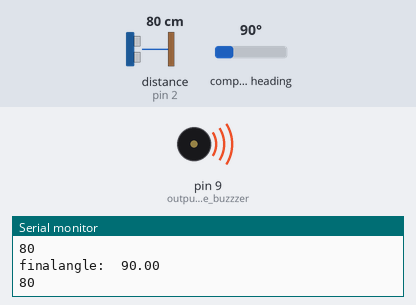
A sketch run on a simulated Arduino Uno, built with avr-gcc and run on an emulated ATmega328P. Parts: buzzer (waves = sounding, pin HIGH), the last lines printed to the serial monitor. Wiring (inferred from the names in the program): ultrasonic range finder: trigger pin 3; echo pin 2. Inputs (shaded band) come from the test bench; at power-on: distance to the obstacle (sensor on pin 2) 80 cm, compass heading 90°. The echo pulse lasts 58.3 µs per cm; pins used as bus, display or sensor lines are not drawn.

Above: at 1.8 s.
1.9 s: distance to the obstacle (sensor on pin 2) set to 2 cm
At 4.8 s:
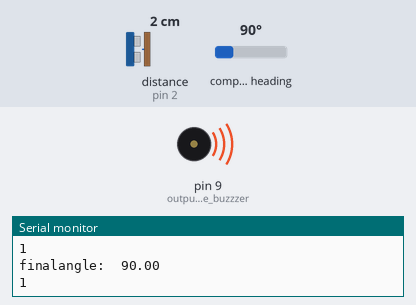
4.9 s: distance to the obstacle (sensor on pin 2) set to 60 cm
At 5.7 s:
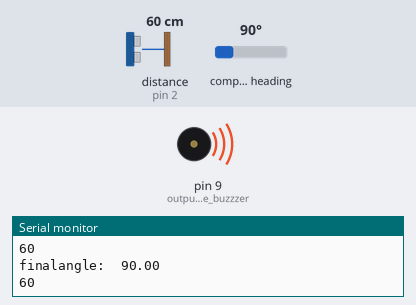
7.9 s: distance to the obstacle (sensor on pin 2) set to 4 cm
At 10.8 s:
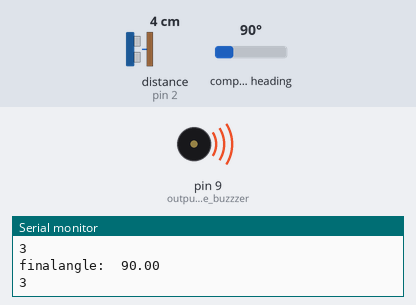
10.9 s: distance to the obstacle (sensor on pin 2) set to 18 cm
At 12.0 s:
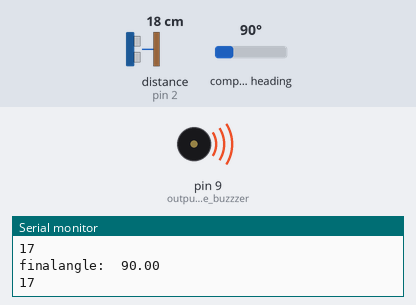
Timing chart, 0 to 13.4 s (numbered marks = the images above; inputs shaded):
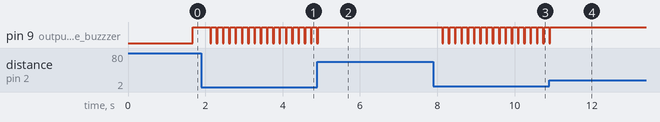

Measured:
- after the input at 1.9 s, pin 9 (output_of_the_buzzzer): alternates HIGH for 0.13 s and LOW for 0.03 s, starting after 0.22 s
- after the input at 4.9 s, pin 9 (output_of_the_buzzzer): goes on until 4.9 s, then stays HIGH
- after the input at 7.9 s, pin 9 (output_of_the_buzzzer): alternates HIGH for 0.13 s and LOW for 0.03 s, starting after 0.23 s
- after the input at 10.9 s, pin 9 (output_of_the_buzzzer): goes on until 10.9 s, then stays HIGH

The sketch:

sonar_magneto.ino
```cpp
#include <Wire.h>
#include <Adafruit_Sensor.h>
#include <Adafruit_HMC5883_U.h>
#define THRESHOLD 10
#define TOLERANCE 30
/* Assign a unique ID to this sensor at the same time */
Adafruit_HMC5883_Unified mag = Adafruit_HMC5883_Unified(12345);
float heading;float headingsum=0;
float headingDegrees;
float declinationangle;
void displaySensorDetails(void)
{
  sensor_t sensor;
  mag.getSensor(&sensor);
  Serial.println("------------------------------------");
  Serial.print  ("Sensor:       "); Serial.println(sensor.name);
  Serial.print  ("Driver Ver:   "); Serial.println(sensor.version);
  Serial.print  ("Unique ID:    "); Serial.println(sensor.sensor_id);
  Serial.print  ("Max Value:    "); Serial.print(sensor.max_value); Serial.println(" uT");
  Serial.print  ("Min Value:    "); Serial.print(sensor.min_value); Serial.println(" uT");
  Serial.print  ("Resolution:   "); Serial.print(sensor.resolution); Serial.println(" uT");
  Serial.println("------------------------------------");
  Serial.println("");
  delay(500);
}

long duration, cm;


long microsecondsToCentimeters(long microseconds)
{
  // The speed of sound is 340 m/s or 29 microseconds per centimeter.
  // The ping travels out and back, so to find the distance of the
  // object we take half of the distance travelled.
  return microseconds / 29 / 2;
}

int reading()
{
  // The PING))) is triggered by a HIGH pulse of 2 or more microseconds.
  // Give a short LOW pulse beforehand to ensure a clean HIGH pulse:
  // attach pin 3 to Trig

  digitalWrite(3, LOW);
  delayMicroseconds(2);
  digitalWrite(3, HIGH);
  delayMicroseconds(5);
  digitalWrite(3, LOW);
  // The same pin is used to read the signal from the PING))): a HIGH
  // pulse whose duration is the time (in microseconds) from the sending
  // of the ping to the reception of its echo off of an object.
  duration = pulseIn(2, HIGH);
  // convert the time into a distance
  cm = microsecondsToCentimeters(duration);
  Serial.println(cm);
  delay(100);
  return cm;
}

void proximity_buzzer()
{
  digitalWrite(9,HIGH);
 delay(30);
 digitalWrite(9,LOW);
 delay(30);
}

void setup(void)
{
  Serial.begin(9600);
  Serial.println("HMC5883 Magnetometer Test"); Serial.println("");

  /* Initialise the sensor */
  if(!mag.begin())
  {
    /* There was a problem detecting the HMC5883 ... check your connections */
    Serial.println("Ooops, no HMC5883 detected ... Check your wiring!");
    while(1);
  }
  /* Display some basic information on this sensor */
  displaySensorDetails();


  pinMode(3, OUTPUT); //trig of sonar 1
  pinMode (2, INPUT); //echo of sonar 1
  Serial.begin(9600);
  void reading();
  long microsecondsToCentimeters(long);
  pinMode(9,OUTPUT); //output of the buzzzer
  digitalWrite(9,LOW);
}

void loop(void)
{
  sensors_event_t event;
  mag.getEvent(&event);
  for(int i=0;i<5;i++)
  {
    heading = atan2(event.magnetic.y, event.magnetic.x);
    if(heading < 0)
    heading += 2*PI;
    if(heading > 2*PI)
    heading -= 2*PI;
     headingDegrees = heading * 180/M_PI;
     headingsum+=headingDegrees;
  }
  float refangle=headingsum/5;
  Serial.print("refernce angle:  ");Serial.println(refangle);
  delay(1000);
 while(1)
{
  /* Get a new sensor event */
  sensors_event_t event;
  mag.getEvent(&event);

  /* Display the results (magnetic vector values are in micro-Tesla (uT)) */
  /*Serial.print("X: "); Serial.print(event.magnetic.x); Serial.print("  ");
  Serial.print("Y: "); Serial.print(event.magnetic.y); Serial.print("  ");
  Serial.print("Z: "); Serial.print(event.magnetic.z); Serial.print("  ");Serial.println("uT");*/

  // Hold the module so that Z is pointing 'up' and you can measure the heading with x&y
  // Calculate heading when the magnetometer is level, then correct for signs of axis.
   heading = atan2(event.magnetic.y, event.magnetic.x);

  // Once you have your heading, you must then add your 'Declination Angle', which is the 'Error' of the magnetic field in your location.
  // Find yours here: http://www.magnetic-declination.com/
  // Mine is: -13* 2' W, which is ~13 Degrees, or (which we need) 0.22 radians
  // If you cannot find your Declination, comment out these two lines, your compass will be slightly off.

 // heading += declinationAngle;

  // Correct for when signs are reversed.
  if(heading < 0)
    heading += 2*PI;

  // Check for wrap due to addition of declination.
  if(heading > 2*PI)
    heading -= 2*PI;

  // Convert radians to degrees for readability.
   headingDegrees = heading * 180/M_PI;
Serial.print("finalangle:  ");
Serial.println(headingDegrees);
if(headingDegrees>TOLERANCE && headingDegrees<360-TOLERANCE)
{
 digitalWrite(9,HIGH);
}
else if(360-headingDegrees>TOLERANCE && headingDegrees>360-TOLERANCE)
{
 digitalWrite(9,HIGH);
}
else digitalWrite(9,LOW);
int dist;
  dist=reading();
  if(dist<THRESHOLD)
  {
    proximity_buzzer();
  }
  else digitalWrite(9,LOW);
}
}
```
